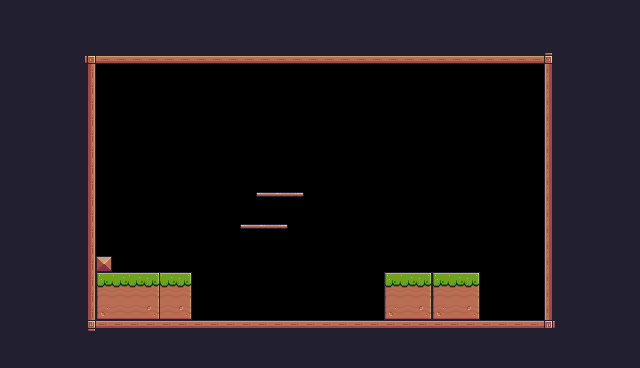

Below is a game level as drawn by its tile map, then a one-line description and the .tmx file that defines it, in full:
An orthogonal 40x23 tile map with 16x16 px tiles, 1 tile layer (Background) and 1 object (Player).

<map version="1.10" tiledversion="1.11.2" orientation="orthogonal" renderorder="right-down" width="40" height="23" tilewidth="16" tileheight="16" infinite="0" nextlayerid="3" nextobjectid="3">
 <tileset firstgid="1" source="Pixel Adventure.tsx" />
 <layer id="1" name="Background" width="40" height="23">
  <data encoding="csv">
24,24,24,24,24,24,24,24,24,24,24,24,24,24,24,24,24,24,24,24,24,24,24,24,24,24,24,24,24,24,24,24,24,24,24,24,24,24,24,24,
24,24,24,24,24,24,24,24,24,24,24,24,24,24,24,24,24,24,24,24,24,24,24,24,24,24,24,24,112,24,24,24,24,24,24,24,24,24,24,24,
24,24,24,24,24,24,24,24,24,24,24,24,24,24,24,24,24,24,24,24,24,24,24,24,24,24,24,24,112,24,24,24,24,24,24,24,24,24,24,24,
24,24,24,24,112,92,134,134,134,134,134,134,134,134,134,134,134,134,134,134,134,134,134,134,134,134,134,134,134,134,134,134,134,134,93,24,24,24,24,24,
24,24,24,24,112,113,0,0,0,0,0,0,0,0,0,0,0,0,0,0,0,0,0,0,0,0,0,0,0,0,0,0,0,0,111,112,24,24,24,24,
24,24,24,24,112,113,0,0,0,0,0,0,0,0,0,0,0,0,0,0,0,0,0,0,0,0,0,0,0,0,0,0,0,0,111,112,24,24,24,24,
24,24,112,112,112,113,0,0,0,0,0,0,0,0,0,0,0,0,0,0,0,0,0,0,0,0,0,0,0,0,0,0,0,0,111,112,24,24,24,24,
24,24,24,112,112,113,0,0,0,0,0,0,0,0,0,0,0,0,0,0,0,0,0,0,0,0,0,0,0,0,0,0,0,0,111,112,24,24,24,24,
24,24,24,112,112,113,0,0,0,0,0,0,0,0,0,0,0,0,0,0,0,0,0,0,0,0,0,0,0,0,0,0,0,0,111,112,24,24,24,24,
24,24,24,112,24,113,0,0,0,0,0,0,0,0,0,0,0,0,0,0,0,0,0,0,0,0,0,0,0,0,0,0,0,0,111,112,24,24,24,24,
24,24,24,24,24,113,0,0,0,0,0,0,0,0,0,0,0,0,0,0,0,0,0,0,0,0,0,0,0,0,0,0,0,0,111,112,24,24,24,24,
24,24,24,24,24,113,0,0,0,0,0,0,0,0,0,0,0,0,0,0,0,0,0,0,0,0,0,0,0,0,0,0,0,0,111,112,24,24,24,24,
24,24,24,24,24,113,0,0,0,0,0,0,0,0,0,0,40,41,42,0,0,0,0,0,0,0,0,0,0,0,0,0,0,0,111,112,24,24,24,24,
24,24,24,24,112,113,0,0,0,0,0,0,0,0,0,0,0,0,0,0,0,0,0,0,0,0,0,0,0,0,0,0,0,0,111,112,24,24,24,24,
24,24,24,24,112,113,0,0,0,0,0,0,0,0,0,40,41,42,0,0,0,0,0,0,0,0,0,0,0,0,0,0,0,0,111,112,24,24,24,24,
24,24,24,24,112,113,0,0,0,0,0,0,0,0,0,0,0,0,0,0,0,0,0,0,0,0,0,0,0,0,0,0,0,0,111,112,24,24,24,24,
24,24,24,24,112,113,35,0,0,0,0,0,0,0,0,0,0,0,0,0,0,0,0,0,0,0,0,0,0,0,0,0,0,0,111,112,24,24,24,24,
24,24,24,24,112,113,7,8,8,9,8,9,0,0,0,0,0,0,0,0,0,0,0,0,7,8,9,7,8,9,0,0,0,0,111,112,24,24,24,24,
24,24,24,24,112,113,29,30,30,31,30,31,0,0,0,0,0,0,0,0,0,0,0,0,29,30,31,29,30,31,0,0,0,0,111,112,24,24,24,24,
24,24,24,24,112,113,51,52,52,53,52,53,0,0,0,0,0,0,0,0,0,0,0,0,51,52,53,51,52,53,0,0,0,0,111,112,24,24,24,24,
24,24,24,24,112,114,90,90,90,90,90,90,90,90,90,90,90,90,90,90,90,90,90,90,90,90,90,90,90,90,90,90,90,90,115,112,112,24,24,24,
24,24,24,24,24,24,24,24,24,24,24,24,24,24,24,24,24,24,24,24,24,24,24,24,24,24,24,24,24,24,24,24,24,24,24,24,24,24,24,24,
24,24,24,24,24,24,24,24,24,24,24,24,24,24,24,24,24,24,24,24,24,24,24,24,24,24,24,24,24,24,24,24,24,24,24,24,24,24,24,24
</data>
 </layer>
 <objectgroup id="2" name="Spawnpoints">
  <object id="2" name="Player" type="Player" x="160" y="240" width="31.3333" height="30.6667" />
 </objectgroup>
</map>
